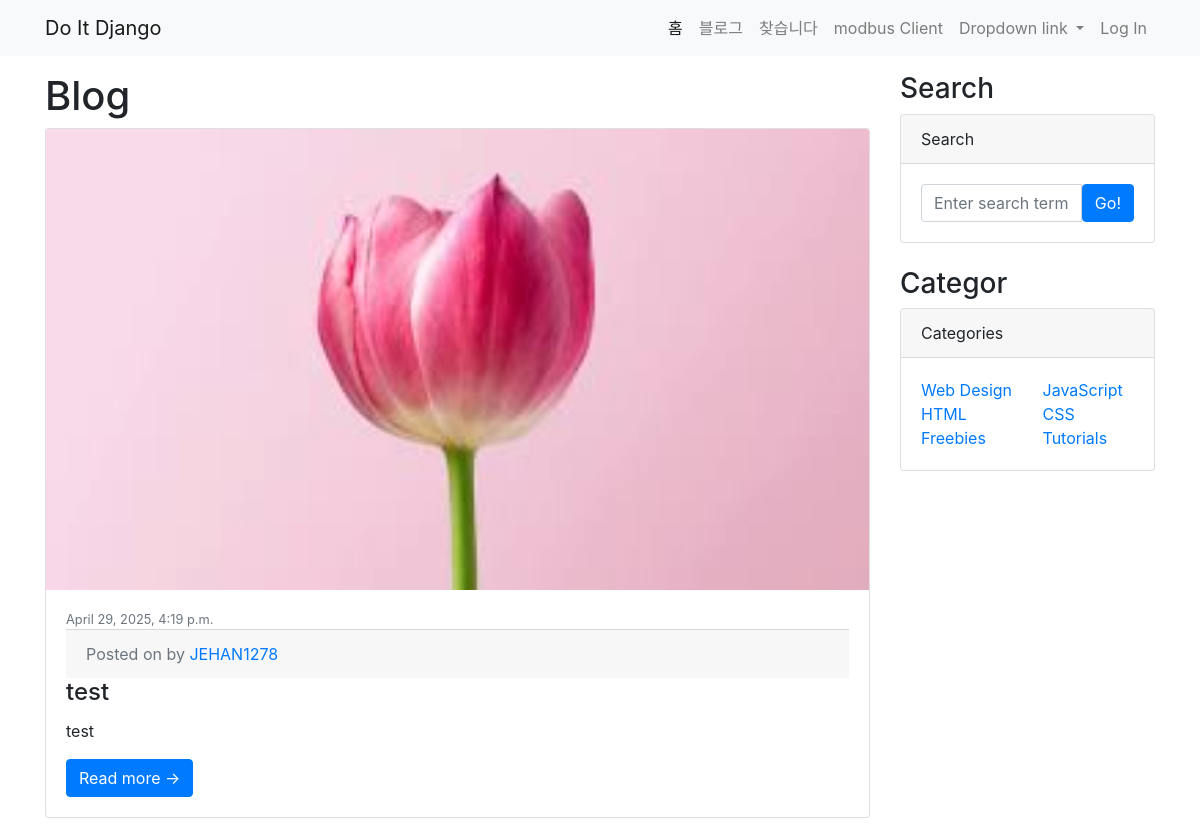
Page /blog/ (upper part) on the earlier database version.
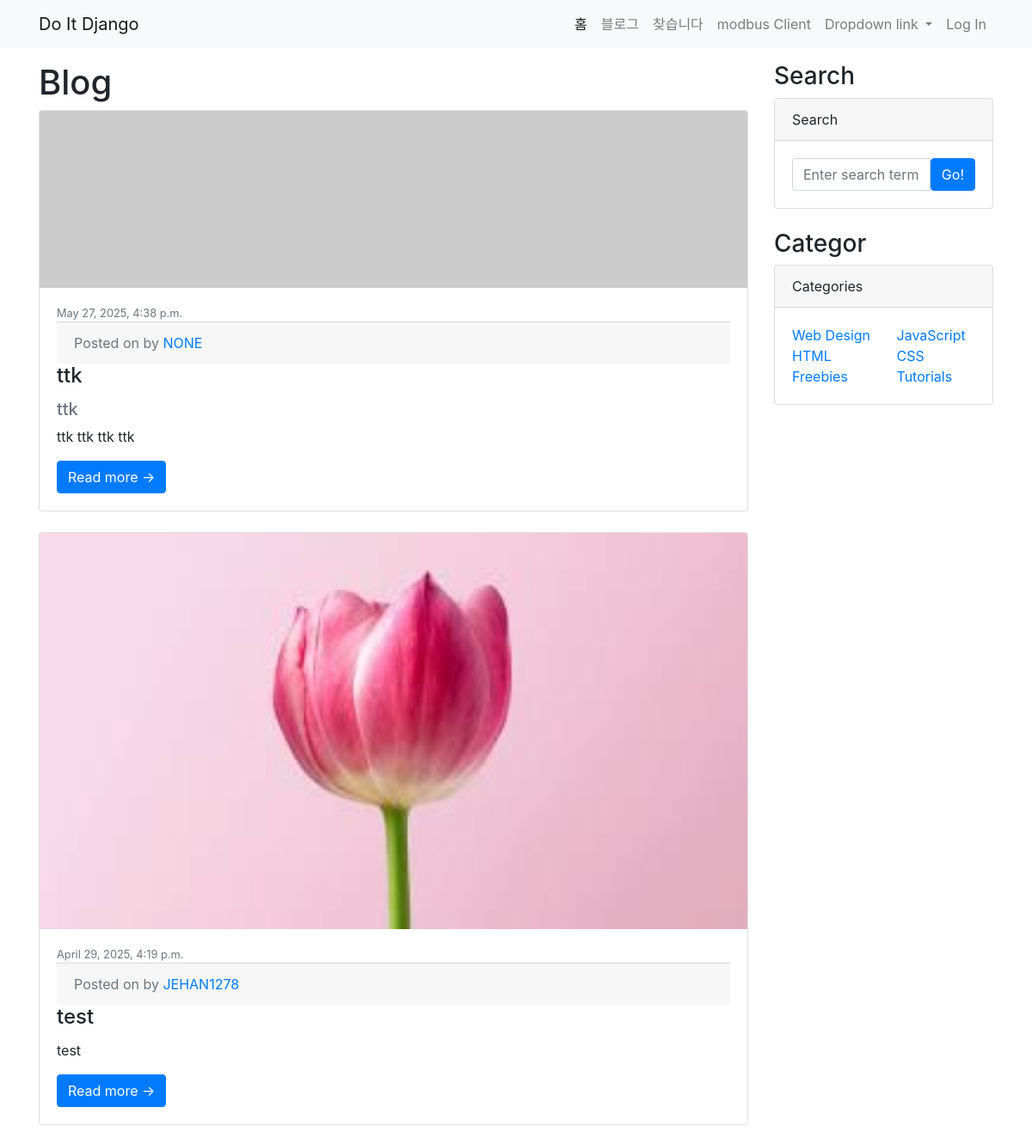
Same page on the later database version.
### blog/models.py (models this page shows, shortened)
class Post(models.Model):
    title = models.CharField(max_length=30)
    hook_text = models.CharField(max_length=100, blank=True)
    content = models.TextField()
    head_image = models.ImageField(upload_to='blog/images/%Y/%m/%d/', blank=True)
    file_upload = models.FileField(upload_to='blog/images/%Y/%m/%d/', blank=True)
    created_at = models.DateTimeField(auto_now_add=True)
    updated_at = models.DateTimeField(auto_now=True)
    author = models.ForeignKey(User, null=True, on_delete=models.SET_NULL)
    Category = models.ForeignKey(Category, null=True, blank=True, on_delete=models.SET_NULL)
    def __str__(self):
        return f'[{self.pk}]{self.title} :: {self.author}'
    def get_absolute_url(self):
        return f'/blog/{self.pk}/'

### blog/views.py (the view)
# urls.py: path('',views.PostList.as_view()),
class PostList(ListView):
    model = Post
    ordering = '-pk'

### blog/templates/blog/post_list.html (shortened to what this page needs)
{% extends 'blog/base.html' %}
{% block main_area %}
  <h1>Blog</h1>
  {% if post_list.exists %}
  {% for p in post_list %}
  <div class="card mb-4">
    {% if p.head_image %}
      <a href="#!"><img class="card-img-top" src="{{ p.head_image.url }}" alt="{{ p }} head image" /></a>
    {% else %}
      <img class="card-img-top" src="https://picsum.photos/seed/{{ p.id }}/800/200" alt="random_image" />
    {% endif %}
      <div class="card-body">
          <div class="small text-muted">{{ p.created_at }}</div>
          <div class="card-footer text-muted">
              Posted on {{ p.created }} by
              <a href="#">{{ p.author | upper }}</a>
          </div>
          <h2 class="card-title h4">{{ p.title }}</h2>
          {% if p.hook_text %}
            <h5 class="text-muted">{{ p.hook_text }}</h5>
          {% endif %}
          <p class="card-text">{{ p.content | truncatewords:45 }}</p>
          <a class="btn btn-primary" href="{{ p.get_absolute_url }}">Read more &rarr;</a>
      </div>
  </div>
  {% endfor %}
  {% else %}
      <h3>아직 게시물이 없음.</h3>
  {% endif %}
{% endblock %}

### blog/templates/blog/base.html (shortened to what this page needs)
<!DOCTYPE html>
{% load static %}
<html lang="en">
<head>
    <link href="{% static 'blog/bootstrap/bootstrap.min.css' %}" rel="stylesheet" type="text/css">
</head>
<body>
    {% include 'blog/navbar.html' %}
      <div class="container my-3">
        <div class="row">
            <div class="col-md-8 col-lg-9" id="main-area">
                {% block main_area %}
                {% endblock %}
            </div>
            <div class="col-md-4 col-lg-3">
                <h3>Search</h3>
                <div class="card mb-4">
                    <div class="card-header">Search</div>
                    <div class="card-body">
                        <div class="input-group">
                            <input class="form-control" type="text" placeholder="Enter search term..." aria-label="Enter search term..." aria-describedby="button-search" />
                            <button class="btn btn-primary" id="button-search" type="button">Go!</button>
                        </div>
                    </div>
                </div>
                <h3>Categor</h3>
                <div class="card mb-4">
                    <div class="card-header">Categories</div>
                    <div class="card-body">
                        <div class="row">
                            <div class="col-sm-6">
                                <ul class="list-unstyled mb-0">
                                    <li><a href="#!">Web Design</a></li>
                                    <li><a href="#!">HTML</a></li>
                                    <li><a href="#!">Freebies</a></li>
                                </ul>
                            </div>
                            <div class="col-sm-6">
                                <ul class="list-unstyled mb-0">
                                    <li><a href="#!">JavaScript</a></li>
                                    <li><a href="#!">CSS</a></li>
                                    <li><a href="#!">Tutorials</a></li>
                                </ul>
                            </div>
                        </div>
                    </div>
                </div>
            </div>
        </div>
      </div>
</body>
</html>

### blog/templates/blog/navbar.html (shortened to what this page needs)
<nav class="navbar navbar-expand-lg navbar-light bg-light">
  <div class="container">
  <a class="navbar-brand" href="/">Do It Django</a>
  <div class="collapse navbar-collapse" id="navbarNavDropdown">
    <ul class="navbar-nav ml-auto">
      <li class="nav-item active">
        <a class="nav-link" href="/">홈</a>
      </li>
      <li class="nav-item">
        <a class="nav-link" href="/blog/">블로그</a>
      </li>
      <li class="nav-item">
        <a class="nav-link" href="/about_me/">찾습니다</a>
      </li>
      <li>
        <a class="nav-link" href="/modbus/">modbus Client</a>
      </li>
      <li class="nav-item dropdown">
        <a class="nav-link dropdown-toggle" href="#" id="navbarDropdownMenuLink"
        role="button" data-toggle="dropdown" aria-haspopup="true" aria-expanded="false">
          Dropdown link
        </a>
      </li>
    </ul>
    <ul class="navbar-nav">
      <li class="nav-item">
        <a class="nav-link" href="#" data-toggle="modal" data-target="#exampleModal">Log In</a>
      </li>
    </ul>
  </div>
  </div>
</nav>

Differences in the rows shown:
added Post: created_at "May 27, 2025, 4:38 p.m.", author "NONE", title "ttk", hook_text "ttk", content "ttk ttk ttk ttk"
